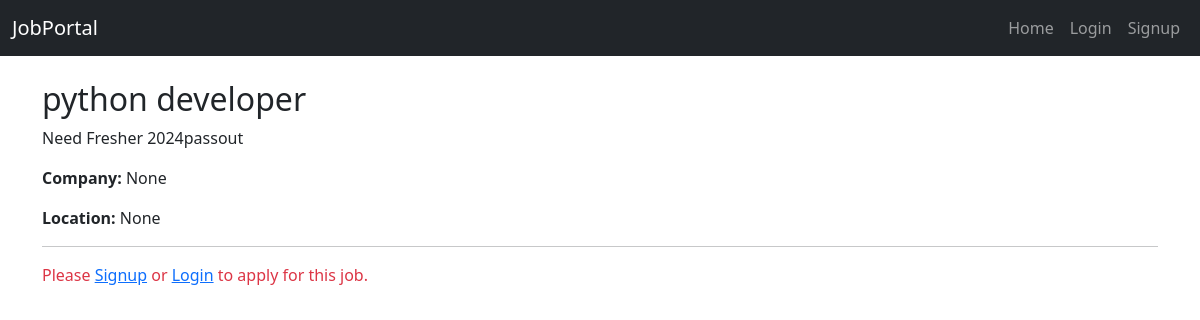
The app's page /job/1/ with its own data.
### linkdinapp/models.py (models this page shows, shortened)
class Job(models.Model):
    title = models.CharField(max_length=200)
    location = models.CharField(max_length=200, null=True, blank=True)
    description = models.TextField()
    company = models.ForeignKey(Company, on_delete=models.CASCADE, null=True, blank=True)
    posted_by = models.ForeignKey(User, on_delete=models.CASCADE, null=True, blank=True)

### linkdinapp/views.py (the view)
# urls.py: path('job/<int:job_id>/', views.job_detail, name='job_detail'),
def job_detail(request, job_id):
    job = get_object_or_404(Job, id=job_id)
    return render(request, "portal/job_detail.html", {"job": job})

### linkdinapp/templates/portal/job_detail.html (shortened to what this page needs)
{% extends "portal/base.html" %}
{% block content %}
  <h2>{{ job.title }}</h2>
  <p>{{ job.description }}</p>
  <p><strong>Company:</strong> {{ job.company }}</p>
  <p><strong>Location:</strong> {{ job.location }}</p>
  <hr>
  {% if user.is_authenticated %}
      <form method="post" action="{% url 'apply_job' job.id %}">
          {% csrf_token %}
          <button type="submit" class="btn btn-success">Apply</button>
      </form>
  {% else %}
      <p class="text-danger">
          Please <a href="{% url 'signup' %}">Signup</a> or
          <a href="{% url 'login' %}">Login</a> to apply for this job.
      </p>
  {% endif %}
{% endblock %}

### records on screen
Job: title "python developer", description "Need Fresher 2024passout", company "None", location "None"
